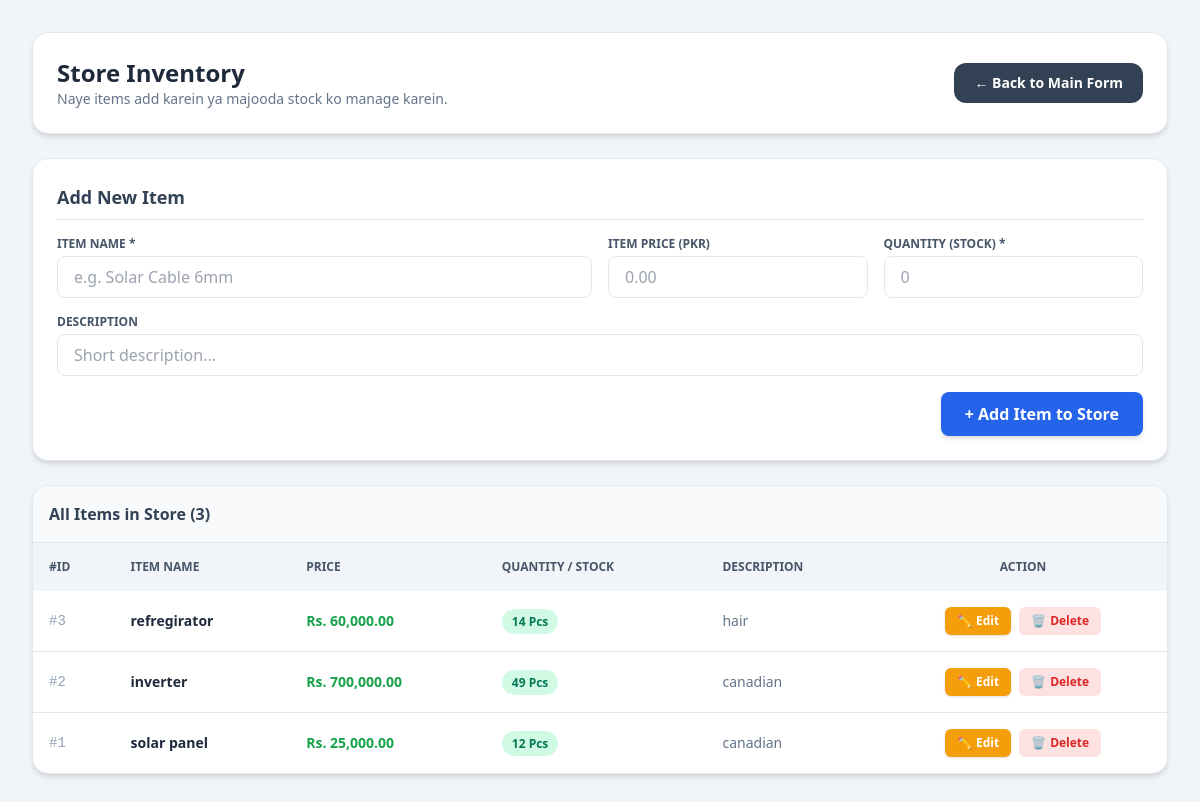
The page /store.php on the database its author committed.
### tables this page shows
CREATE TABLE `store_items`  (
  `id` int NOT NULL AUTO_INCREMENT,
  `item_name` varchar(255) NOT NULL,
  `item_price` decimal(10, 2) NOT NULL DEFAULT 0.00,
  `quantity` int NOT NULL DEFAULT 0,
  `item_description` text NULL,
  `created_at` timestamp NULL DEFAULT CURRENT_TIMESTAMP,
  PRIMARY KEY (`id`) USING BTREE
);

### store.php (the view, shortened to what this page needs)
<?php
require_once 'connection.php';
$items = $pdo->query("SELECT * FROM store_items ORDER BY id DESC")->fetchAll();
?>
<!DOCTYPE html>
<html lang="en">
<head>
    <script src="https://cdn.tailwindcss.com"></script>
</head>
<body class="bg-slate-100 min-h-screen p-4 md:p-8">
    <div class="max-w-6xl mx-auto space-y-6">
        <div class="bg-white p-6 rounded-2xl shadow-md border border-slate-200 flex flex-col md:flex-row justify-between items-center gap-4">
            <div>
                <h1 class="text-2xl font-bold text-slate-800">Store Inventory</h1>
                <p class="text-slate-500 text-sm">Naye items add karein ya majooda stock ko manage karein.</p>
            </div>
            <a href="index.php" class="bg-slate-700 hover:bg-slate-800 text-white px-5 py-2.5 rounded-xl text-sm font-semibold transition">
                ← Back to Main Form
            </a>
        </div>
        <div class="bg-white p-6 rounded-2xl shadow-md border border-slate-200">
            <h2 class="text-lg font-bold text-slate-700 mb-4 border-b pb-2">Add New Item</h2>
            <form action="" method="POST" class="grid grid-cols-1 md:grid-cols-4 gap-4">
                <div class="md:col-span-2">
                    <label class="block text-xs font-bold text-slate-600 uppercase mb-1">Item Name *</label>
                    <input type="text" name="item_name" required placeholder="e.g. Solar Cable 6mm" class="w-full px-4 py-2 border rounded-lg focus:ring-2 focus:ring-blue-500 outline-none">
                </div>
                <div>
                    <label class="block text-xs font-bold text-slate-600 uppercase mb-1">Item Price (PKR)</label>
                    <input type="number" step="0.01" name="item_price" placeholder="0.00" class="w-full px-4 py-2 border rounded-lg focus:ring-2 focus:ring-blue-500 outline-none">
                </div>
                <div>
                    <label class="block text-xs font-bold text-slate-600 uppercase mb-1">Quantity (Stock) *</label>
                    <input type="number" name="item_quantity" required min="0" placeholder="0" class="w-full px-4 py-2 border rounded-lg focus:ring-2 focus:ring-blue-500 outline-none">
                </div>
                <div class="md:col-span-4">
                    <label class="block text-xs font-bold text-slate-600 uppercase mb-1">Description</label>
                    <input type="text" name="item_description" placeholder="Short description..." class="w-full px-4 py-2 border rounded-lg focus:ring-2 focus:ring-blue-500 outline-none">
                </div>
                <div class="md:col-span-4 text-right">
                    <button type="submit" name="add_item" class="bg-blue-600 hover:bg-blue-700 text-white font-bold px-6 py-2.5 rounded-lg transition shadow-md">
                        + Add Item to Store
                    </button>
                </div>
            </form>
        </div>
        <div class="bg-white rounded-2xl shadow-md border border-slate-200 overflow-hidden">
            <div class="p-4 bg-slate-50 border-b border-slate-200 font-bold text-slate-700">
                All Items in Store (<?php echo count($items); ?>)
            </div>
            <div class="overflow-x-auto">
                <table class="w-full text-left border-collapse">
                    <thead>
                        <tr class="bg-slate-100 text-slate-600 uppercase text-xs font-semibold">
                            <th class="p-4">#ID</th>
                            <th class="p-4">Item Name</th>
                            <th class="p-4">Price</th>
                            <th class="p-4">Quantity / Stock</th>
                            <th class="p-4">Description</th>
                            <th class="p-4 text-center">Action</th>
                        </tr>
                    </thead>
                    <tbody class="divide-y divide-slate-200 text-slate-700 text-sm">
                        <?php if(count($items) > 0): ?>
                            <?php foreach($items as $item): ?>
                            <tr class="hover:bg-slate-50 transition">
                                <td class="p-4 font-mono text-slate-400">#<?php echo $item['id']; ?></td>
                                <td class="p-4 font-bold text-slate-800"><?php echo htmlspecialchars($item['item_name']); ?></td>
                                <td class="p-4 font-semibold text-green-600">Rs. <?php echo number_format($item['item_price'], 2); ?></td>
                                <td class="p-4">
                                    <?php
                                        $qty = (int)($item['quantity'] ?? 0);
                                        if($qty <= 0):
                                    ?>
                                        <span class="bg-red-100 text-red-700 px-2.5 py-1 rounded-full text-xs font-bold">Out of Stock (0)</span>
                                    <?php elseif($qty < 5): ?>
                                        <span class="bg-amber-100 text-amber-700 px-2.5 py-1 rounded-full text-xs font-bold">Low Stock (<?php echo $qty; ?>)</span>
                                    <?php else: ?>
                                        <span class="bg-emerald-100 text-emerald-700 px-2.5 py-1 rounded-full text-xs font-bold"><?php echo $qty; ?> Pcs</span>
                                    <?php endif; ?>
                                </td>
                                <td class="p-4 text-slate-500"><?php echo htmlspecialchars($item['item_description'] ?? ''); ?></td>
                                <td class="p-4">
                                    <div class="flex items-center justify-center gap-2">
                                        <a href="edit_item.php?id=<?php echo $item['id']; ?>"
                                           class="bg-amber-500 hover:bg-amber-600 text-white font-semibold text-xs px-3 py-1.5 rounded-md shadow transition flex items-center gap-1">
                                            ✏️ <span>Edit</span>
                                        </a>
                                        <a href="store.php?delete=<?php echo $item['id']; ?>"
                                           onclick="return confirm('Kya aap wakai is item ko delete karna chahte hain?')"
                                           class="bg-red-100 hover:bg-red-200 text-red-600 px-3 py-1.5 rounded-md font-semibold text-xs transition flex items-center gap-1">
                                            🗑️ <span>Delete</span>
                                        </a>
                                    </div>
                                </td>
                            </tr>
                            <?php endforeach; ?>
                        <?php else: ?>
                            <tr>
                                <td colspan="6" class="p-6 text-center text-slate-400">Abhi store me koi item nahi hai. Upar diye gaye form se naya item add karein.</td>
                            </tr>
                        <?php endif; ?>
                    </tbody>
                </table>
            </div>
        </div>
    </div>
</body>
</html>

### rows shown on the page
store_items: id "3", item_name "refregirator", item_price "60,000.00", quantity "14", item_description "hair"
store_items: id "2", item_name "inverter", item_price "700,000.00", quantity "49", item_description "canadian"
store_items: id "1", item_name "solar panel", item_price "25,000.00", quantity "12", item_description "canadian"

### other values the page prints
count($items) "3"
